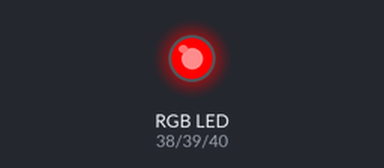
Bench run of a sketch on a simulated Arduino Mega 2560, built with avr-gcc and run on an emulated ATmega2560. Shown: an RGB LED mixed from three pins (HIGH = lit).

Above: at 0.5 s.
At 1.2 s:
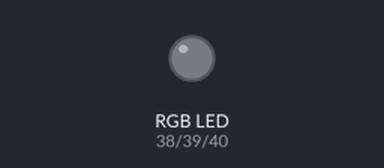
At 2.0 s:
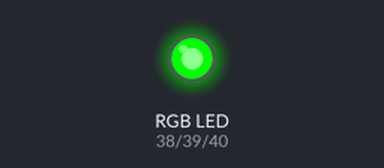
At 3.5 s:
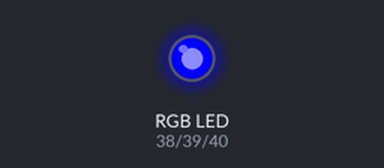
Timing chart, 0 to 5.9 s (numbered marks = the images above):
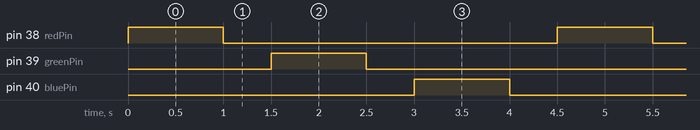

The sketch:

RGB.ino
```cpp
#include <Arduino.h>

// Define the RGB LED pins
const int redPin = 38;
const int greenPin = 39;
const int bluePin = 40;

// Function to set the color of the RGB LED
void setColor(int redValue, int greenValue, int blueValue) {
    analogWrite(redPin, redValue);
    analogWrite(greenPin, greenValue);
    analogWrite(bluePin, blueValue);
}

// Function to turn the Red LED on/off
void redOn() {
    setColor(255, 0, 0);  // Red on, Green and Blue off
}

void redOff() {
    setColor(0, 0, 0);    // All off
}

// Function to turn the Green LED on/off
void greenOn() {
    setColor(0, 255, 0);  // Green on, Red and Blue off
}

void greenOff() {
    setColor(0, 0, 0);    // All off
}

// Function to turn the Blue LED on/off
void blueOn() {
    setColor(0, 0, 255);  // Blue on, Red and Green off
}

void blueOff() {
    setColor(0, 0, 0);    // All off
}

void setup() {
    // Initialize serial communication
    Serial.begin(115200);

    // Initialize the RGB LED pins as outputs
    pinMode(redPin, OUTPUT);
    pinMode(greenPin, OUTPUT);
    pinMode(bluePin, OUTPUT);

    // Start with the LED off
    setColor(0, 0, 0);
}

void loop() {
    // Test the colors

    // Red on for 1 second, then off
    redOn();
    delay(1000);
    redOff();
    delay(500);

    // Green on for 1 second, then off
    greenOn();
    delay(1000);
    greenOff();
    delay(500);

    // Blue on for 1 second, then off
    blueOn();
    delay(1000);
    blueOff();
    delay(500);
}
```

Measured:
- by itself, pin 38 (redPin), pin 39 (greenPin), pin 40 (bluePin): alternates HIGH for 1.0 s and LOW for 3.5 s
- by itself, everything shown: repeats every 4.5 s, in 6 steps
